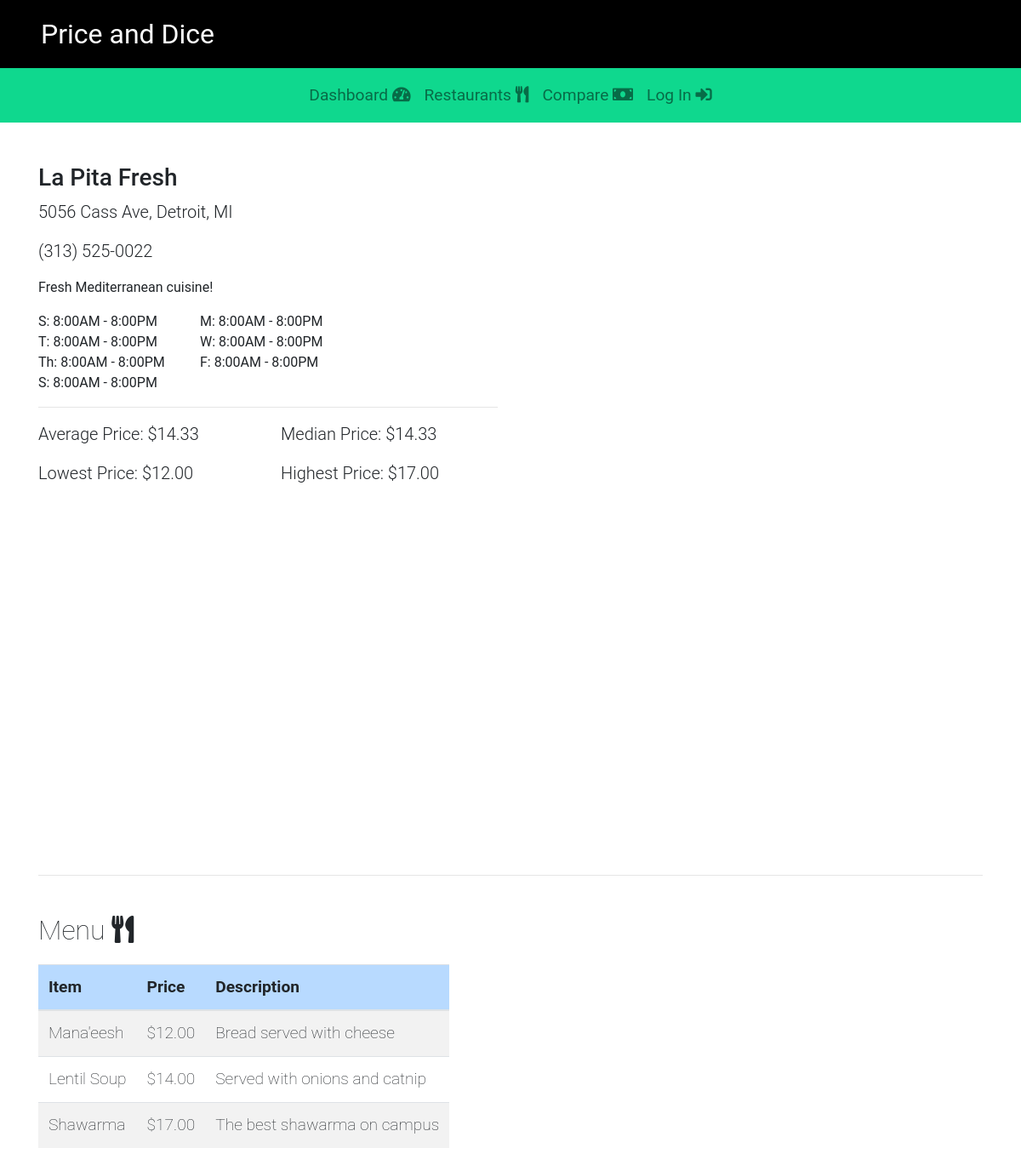
Page /campus/100/ on the committed database.
### campus/models.py (models this page shows, shortened)
class Restaurant(models.Model):
    name = models.CharField(max_length=200)
    location = models.CharField(max_length=200)
    phone_number = models.CharField(max_length=20, default='(xxx) xxx-xxxx')
    description = models.CharField(max_length=300, default='No description added')
    sunday = models.CharField(max_length=20, default=DEFAULT_HOURS)
    monday = models.CharField(max_length=20, default=DEFAULT_HOURS)
    tuesday = models.CharField(max_length=20, default=DEFAULT_HOURS)
    wednesday = models.CharField(max_length=20, default=DEFAULT_HOURS)
    thursday = models.CharField(max_length=20, default=DEFAULT_HOURS)
    friday = models.CharField(max_length=20, default=DEFAULT_HOURS)
    saturday = models.CharField(max_length=20, default=DEFAULT_HOURS)
    item_list = models.ManyToManyField(Item)
    def get_average_price(self):
        item_list = self.item_list.all()
        if not item_list:
            return 'N/A'
        else:
            num_item_list =  0
            total_price = 0
            for i in item_list:
                num_item_list += 1
                total_price += i.price
            return float(total_price / num_item_list)
    def get_min_price(self):
        item_list = self.item_list.all()
        if not item_list:
            return 'N/A'
        else:
            min_price = item_list[0].price
            for i in item_list:
                if i.price < min_price:
                    min_price = i.price
            return min_price
    def get_max_price(self):
        item_list = self.item_list.all()
        if not item_list:
            return 'N/A'
        else:
            max_price = item_list[0].price
            for i in item_list:
                if i.price > max_price:
                    max_price = i.price
            return max_price

class Item(models.Model):
    price = models.FloatField(default=0)
    name = models.CharField(max_length=50)
    description = models.CharField(max_length=100, default='No description')

### campus/views.py (the view)
# urls.py: path('<int:restaurant_id>/', views.restaurant_detail, name='restaurant_detail'),
def restaurant_detail(request, restaurant_id, context={}):
    try:
        restaurant = Restaurant.objects.get(pk=restaurant_id)
    except Restaurant.DoesNotExist:
        raise Http404("Restaurant does not exist")
    context['restaurant'] = restaurant
    return render(request, 'campus/restaurant-detail.html', context)

### campus/templates/campus/restaurant-detail.html (shortened to what this page needs)
{% extends "./base.html" %}
{% block body %}
<div class="container content-top">
    <div class="row">
        <div class="col-lg-6">
            <h3>{{restaurant.name}}</h3>
        </div>
    </div>
    <div class="row">
        <div class="col-lg-6">
            <p class="lead">{{restaurant.location}}</p>
        </div>
    </div>
    <div class="row">
        <div class="col-lg-6">
            <p class="lead" >{{restaurant.phone_number}}</p>
        </div>
    </div>
    {% if restaurant.description != 'No description added' %}
    <div class="row">
        <div class="col-lg-6">
                <p>{{restaurant.description}}</p>
        </div>
    </div>
    {% endif %}
    <div class="row">
        <div class="col-lg-2">
            S: {{restaurant.sunday}}
        </div>
        <div class="col-lg-2">
            M: {{restaurant.monday}}
        </div>
    </div>
    <div class="row">
        <div class="col-lg-2">
            T: {{restaurant.tuesday}}
        </div>
        <div class="col-lg-2">
            W: {{restaurant.wednesday}}
        </div>
    </div>
    <div class="row">
        <div class="col-lg-2">
            Th: {{restaurant.thursday}}
        </div>
        <div class="col-lg-2">
            F: {{restaurant.friday}}
        </div>
    </div>
    <div class="row">
        <div class="col-lg-2">
            S: {{restaurant.saturday}}
        </div>
    </div>
    <div class="row">
        <div class="col-lg-6">
            <hr>
        </div>
    </div>
    <div class="row">
        <div class="col-lg-3">
            <p class="lead">Average Price:
                {% if restaurant.get_average_price != 'N/A' %}
                ${{restaurant.get_average_price | floatformat:2}}
                {% else %}
                {{restaurant.get_average_price}}
                {% endif %}
            </p>
        </div>
        <div class="col-lg-3">
            <p class="lead">Median Price:
                {% if restaurant.get_average_price != 'N/A' %}
                ${{restaurant.get_average_price | floatformat:2}}
                {% else %}
                {{restaurant.get_average_price}}
                {% endif %}
            </p>
        </div>
    </div>
    <div class="row">
        <div class="col-lg-3">
            <p class="lead">Lowest Price:
                {% if restaurant.get_min_price != 'N/A' %}
                ${{restaurant.get_min_price | floatformat:2}}
                {% else %}
                {{restaurant.get_min_price}}
                {% endif %}
            </p>
        </div>
        <div class="col-lg-3">
            <p class="lead">Highest Price:
                {% if restaurant.get_max_price != 'N/A' %}
                ${{restaurant.get_max_price | floatformat:2}}
                {% else %}
                {{restaurant.get_max_price}}
                {% endif %}
            </p>
        </div>
    </div>
    <div class="row">
        <div class="col-lg-12">
            <div id="map" class="map"></div>
        </div>
    </div>
    <hr>
    <br>
    <p class="sub-heading">Menu <i class="fas fa-utensils"></i></p>
    <div class="row">
        <div class="col-lg-12">
                <table class="table table-weight-low
                    table-large table-hover table-responsive table-striped">
                    <thead>
                        <tr class="table-primary">
                            <th>Item</th>
                            <th>Price</th>
                            <th>Description</th>
                        </tr>
                    </thead>
                    <tbody>
                        {% for item in restaurant.item_list.all %}
                        <tr>
                            <td>{{item.name}}</td>
                            <td>${{item.price | floatformat:2}}</td>
                            <td>{{item.description}}</td>
                        </tr>
                        {% endfor %}
                    </tbody>
                </table>
        </div>
    </div>
    <br>
</div>
{% endblock %}

### campus/static/campus/style.css (style rules this page uses)
body { font-family: 'Roboto', sans-serif; }
.sub-heading { font-size: 2rem; font-weight: 100; }
.map { height: 425px; }
.content-top { margin-top: 3rem; }

### campus/static/campus/table.css (style rules this page uses)
.table-large { font-size: 1.2rem; }
.table-weight-low { font-weight: 100; }

### rows in the picture
Restaurant: name "La Pita Fresh", location "5056 Cass Ave, Detroit, MI", phone_number "(313) 525-0022", description "Fresh Mediterranean cuisine!", sunday "8:00AM - 8:00PM", monday "8:00AM - 8:00PM", tuesday "8:00AM - 8:00PM", wednesday "8:00AM - 8:00PM", thursday "8:00AM - 8:00PM", friday "8:00AM - 8:00PM", saturday "8:00AM - 8:00PM", get_average_price "14.33", get_min_price "12.00", get_max_price "17.00"
Item: name "Mana'eesh", price "12.00", description "Bread served with cheese"
Item: name "Lentil Soup", price "14.00", description "Served with onions and catnip"
Item: name "Shawarma", price "17.00", description "The best shawarma on campus"
